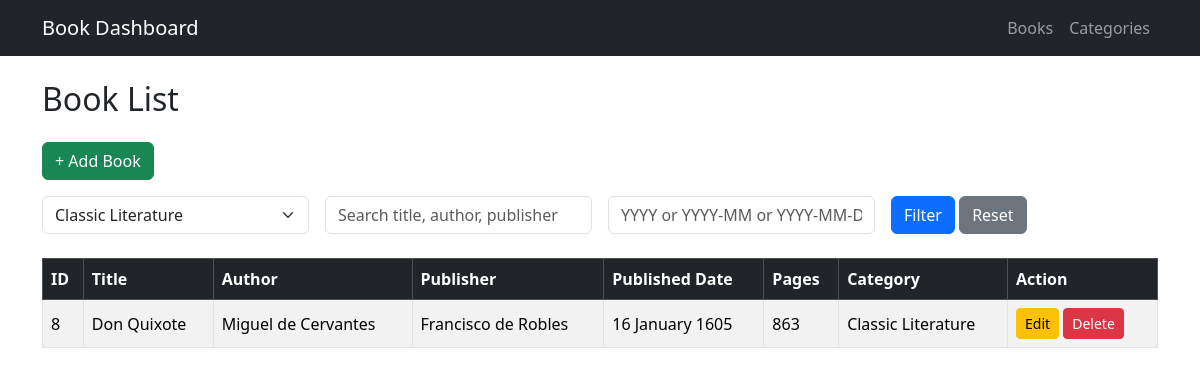
The app's page /index.php?cat=8 with its own data.
### tables this page shows
CREATE TABLE `booktable` (
  `book_id` int(11) NOT NULL,
  `book_title` varchar(50) NOT NULL,
  `book_author` varchar(50) NOT NULL,
  `pub_date` date NOT NULL,
  `book_pub` varchar(50) NOT NULL,
  `book_pages` int(11) NOT NULL,
  `book_cat` int(11) NOT NULL
);

CREATE TABLE `category` (
  `cat_id` int(11) NOT NULL,
  `cat` varchar(50) NOT NULL
);

### index.php (the view, shortened to what this page needs)
<?php
require 'config.php';
$catFilter  = $_GET['cat'] ?? '';
$search     = $_GET['search'] ?? '';
$dateFilter = $_GET['pub_date'] ?? '';
$sql = "
    SELECT b.*, c.cat AS category_name
    FROM booktable b
    JOIN category c ON b.book_cat = c.cat_id
";
$conditions = [];
$params = [];
$types = "";
if (!empty($catFilter)) {
    $conditions[] = "b.book_cat = ?";
    $params[] = $catFilter;
    $types .= "i";
}
if (!empty($conditions)) {
    $sql .= " WHERE " . implode(" AND ", $conditions);
}
$sql .= " ORDER BY b.book_id ASC";
$stmt = $conn->prepare($sql);
if (!empty($params)) {
    $stmt->bind_param($types, ...$params);
}
$stmt->execute();
$result = $stmt->get_result();
?>
<!DOCTYPE html>
<html>
<head>
    <link href="https://cdn.jsdelivr.net/npm/bootstrap@5.3.2/dist/css/bootstrap.min.css" rel="stylesheet">
</head>
<body>
<?php include 'navbar.php'; ?>
<div class="container mt-4">
    <h2 class="mb-4">Book List</h2>
    <div class="mb-3">
    <a href="create.php" class="btn btn-success">
        + Add Book
    </a>
    </div>
    <form method="GET" class="row g-3 mb-4">
        <div class="col-md-3">
            <select name="cat" class="form-select">
                <?php
                $catQuery = $conn->query("SELECT * FROM category");
                while ($catRow = $catQuery->fetch_assoc()) {
                    $selected = ($catFilter == $catRow['cat_id']) ? 'selected' : '';
                    echo "<option value='{$catRow['cat_id']}' $selected>
                            {$catRow['cat']}
                          </option>";
                }
                ?>
            </select>
        </div>
        <div class="col-md-3">
            <input type="text"
                   name="search"
                   class="form-control"
                   placeholder="Search title, author, publisher"
                   value="<?= htmlspecialchars($search); ?>">
        </div>
        <div class="col-md-3">
            <input type="text"
             name="pub_date"
            class="form-control"
            placeholder="YYYY or YYYY-MM or YYYY-MM-DD"
            value="<?= htmlspecialchars($dateFilter); ?>">
        </div>
        <div class="col-md-3">
            <button type="submit" class="btn btn-primary">Filter</button>
            <a href="index.php" class="btn btn-secondary">Reset</a>
        </div>
    </form>
    <table class="table table-bordered table-striped table-hover align-middle">
        <thead class="table-dark">
            <tr>
                <th>ID</th>
                <th>Title</th>
                <th>Author</th>
                <th>Publisher</th>
                <th>Published Date</th>
                <th>Pages</th>
                <th>Category</th>
                <th width="150">Action</th>
            </tr>
        </thead>
        <tbody>
        <?php while ($row = $result->fetch_assoc()): ?>
            <tr>
                <td><?= $row['book_id']; ?></td>
                <td><?= htmlspecialchars($row['book_title']); ?></td>
                <td><?= htmlspecialchars($row['book_author']); ?></td>
                <td><?= htmlspecialchars($row['book_pub']); ?></td>
                <td><?= date("d F Y", strtotime($row['pub_date'])); ?></td>
                <td><?= $row['book_pages']; ?></td>
                <td><?= htmlspecialchars($row['category_name']); ?></td>
                <td>
                    <a href="edit.php?id=<?= $row['book_id']; ?>"
                       class="btn btn-sm btn-warning">Edit</a>
                    <a href="index.php?delete=<?= $row['book_id']; ?>"
                        class="btn btn-sm btn-danger"
                        onclick="return confirm('Delete this book?')">
                        Delete
                    </a>
                </td>
            </tr>
        <?php endwhile; ?>
        </tbody>
    </table>
</div>
</body>
</html>

### records on screen
booktable: book_id "8", book_title "Don Quixote", book_author "Miguel de Cervantes", book_pub "Francisco de Robles", pub_date "16 January 1605", book_pages "863", book_cat.cat "Classic Literature"

### other values on screen
form field cat "Classic Literature"
